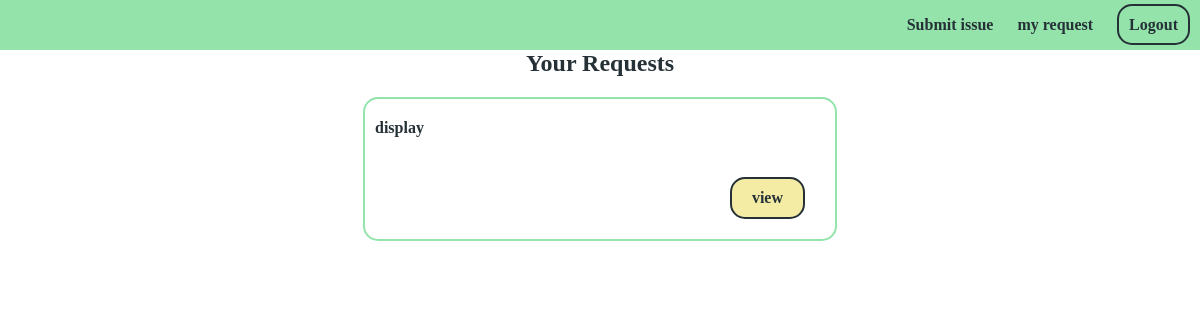
The app's page /app/myreq/ (signed in), older data.
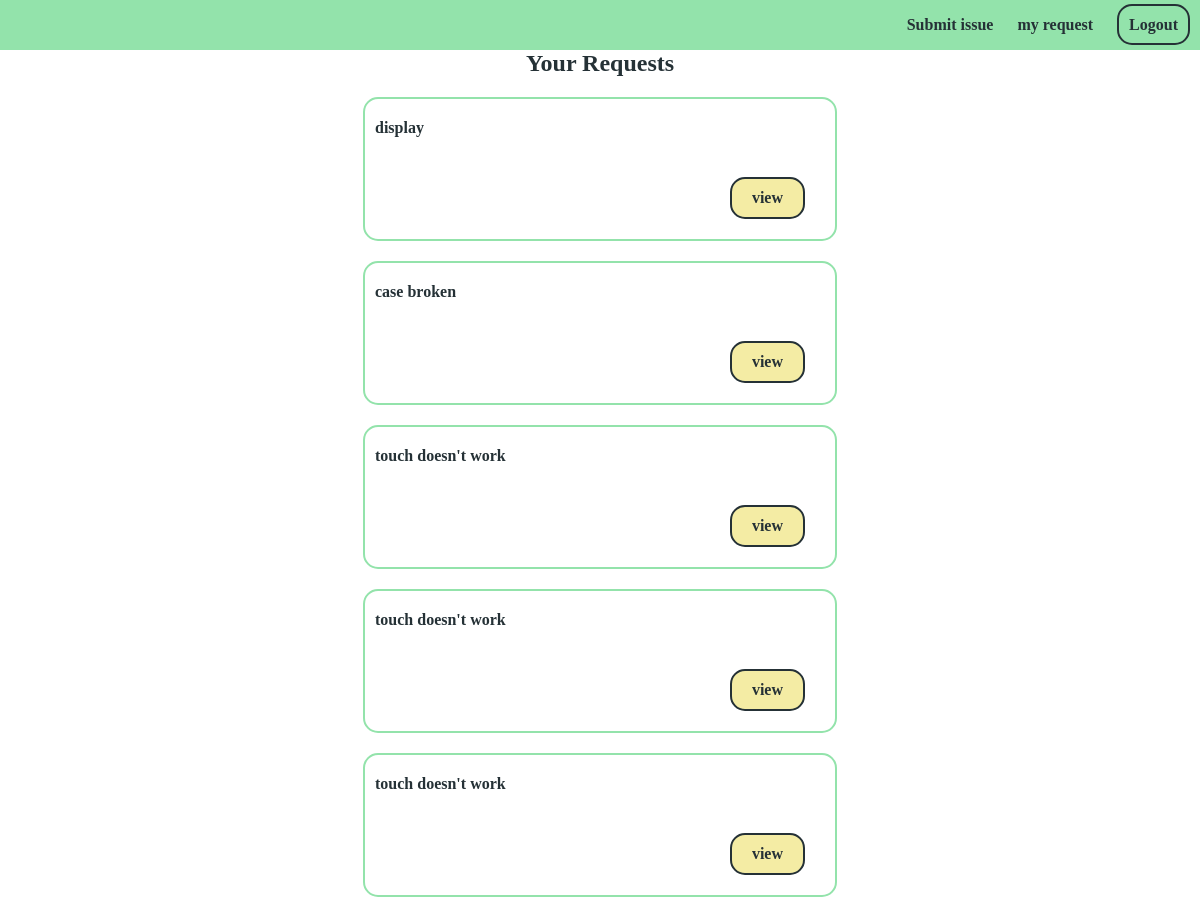
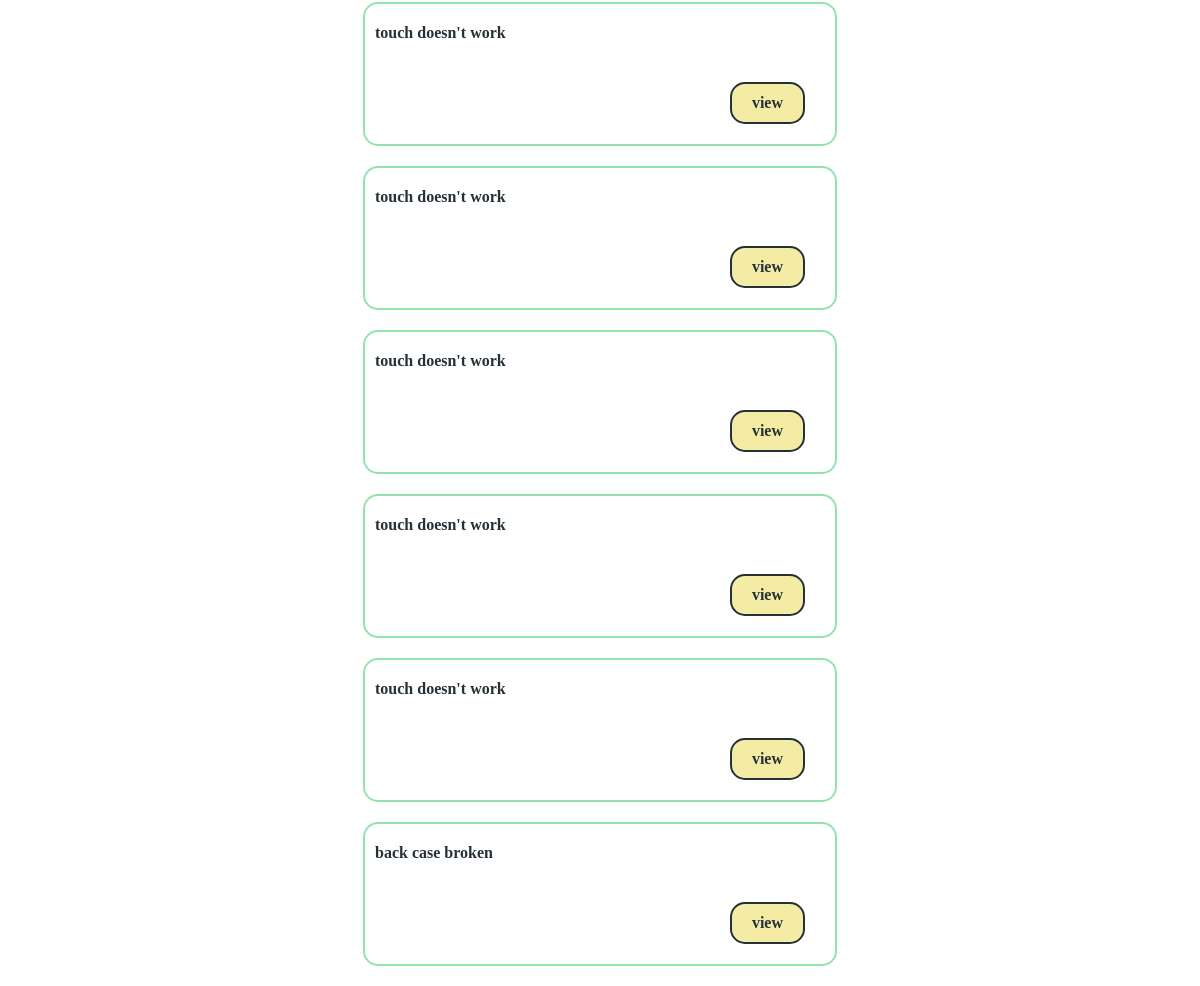
The same page, newer data (2 pictures, top to bottom).
### app/models.py (models this page shows)
class IssueModel(models.Model):
    issue = models.TextField(blank=False,null=False)
    customer_name = models.ForeignKey(CustomUser,on_delete=models.CASCADE)
    address = models.TextField(blank=False,null=False)
    state = models.CharField(max_length=200 ,blank=False,null=False)
    district = models.CharField(max_length=200 , blank=False,null=False)
    pincode = models.IntegerField(blank=False,null=False)
    command = models.TextField()
    owner_id = models.CharField(max_length=200)
    selected = models.BooleanField(default=False)
    picked = models.BooleanField(default=False)

### app/views.py (the view)
# urls.py: path('myreq/',myRequest, name="my_request"),
@login_required(login_url='/accounts/login/')
def myRequest(request):
	context = {
	'title' : "My Requests",
	"list" : IssueModel.objects.filter(customer_name=request.user)
	}
	return render(request,'app/my_request.html',context)

### app/templates/app/my_request.html
{% extends "app/base.html" %}
{% block content %}
<h2> Your Requests </h2>
<div>
	{% for item in list%}
<div id="list_div">
	<h4 id="issue_top" >{{item.issue}}</h4>
	<div id="view_div"><div></div><a id="view_button" href="{% url 'detail_view' item.id %}">view</a></div>
</div>
{% endfor %}
</div>
{% endblock %}

### app/templates/app/base.html (shortened to what this page needs)
<!DOCTYPE html>
<html>
<head>
</head>
<body >
	<div id="body_div">
		<div>
		    <header id="header_div">
			<div id="nav_button_div">
				{% if user.is_authenticated%}
				{% if user.is_owner %}
				<a class="nav_buttons" href="{% url 'owner_index' %}">Main</a>
				<a class="nav_buttons" href="{% url 'new_list' %}">New</a>
				{% else %}
				<a class="nav_buttons" href="{% url 'index' %}">Submit issue</a>
				<a class="nav_buttons" href="{% url 'my_request' %}">my request</a>
				{% endif %}
				<a class="auth_buttons" href="{% url 'account_logout' %}">Logout</a>
				{% else %}
				<a class="auth_buttons" href="{% url 'account_login' %}">Login</a>
				<a class="auth_buttons" href="{% url 'account_signup' %}">Sign In</a>
				{% endif %}
			</div>
		    </header>
	    </div>
	    <div id="content_block">
		     {% block content %}
             {% endblock %}
	    </div>
	</div>
</body>
</html>

### app/templates/app/base.html (style rules this page uses)
body { background-color: white; }
body,h1,h2,h3,h4 { margin: 0px; padding: 0px; color: #253136 ; }
#body_div { display: flex; flex-direction: column; justify-content: flex-start; }
#content_block { display: flex; flex-direction: column; justify-content: flex-start; align-items: center; }
#header_div { background-color: #93e3ab; height: 50px; display: flex; flex-direction: row; justify-content: space-between; align-items: center; }
.auth_buttons { padding:10px 10px; margin: 10px; text-decoration: none; border: 2px solid #253136; border-radius: 15px; font-weight: bolder; color: #253136; }
#list_div { padding: 20px 10px; border : 2px solid #93e3ab ; margin :20px; max-width: 500px; min-width: 450px; min-height: 100px; border-radius: 15px; display: flex; flex-direction: column; justify-content: space-between; }
#issue_top { color: #253136; }
#view_div { display: flex; flex-direction: row; justify-content: space-between; }
#view_button { padding :10px 20px; margin-right: 20px; border-radius: 15px; border: 2px solid #253136; background-color: #F4ECA4 ; text-decoration: none; font-weight: bolder; color: #253136 ; }
.nav_buttons { text-decoration: none; font-weight: bolder; padding: 10px; color: #253136 ; }

Row changes from the older to the newer data that the page shows:
added IssueModel: issue "case broken"
added IssueModel: issue "touch doesn't work"
added IssueModel: issue "touch doesn't work"
added IssueModel: issue "touch doesn't work"
added IssueModel: issue "touch doesn't work"
added IssueModel: issue "touch doesn't work"
added IssueModel: issue "touch doesn't work"
added IssueModel: issue "touch doesn't work"
added IssueModel: issue "touch doesn't work"
added IssueModel: issue "back case broken"
